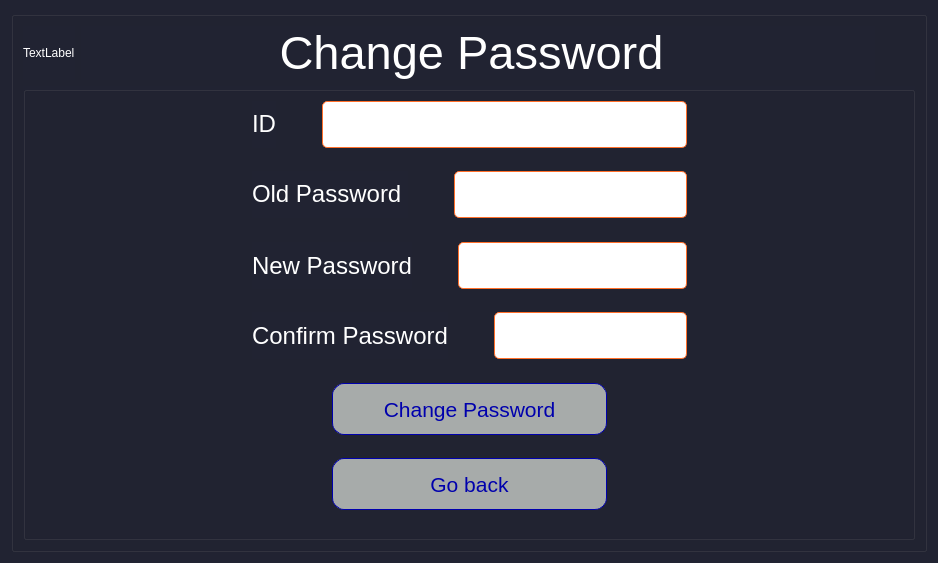
<?xml version="1.0" encoding="UTF-8"?>
<ui version="4.0">
 <class>changePassword</class>
 <widget class="QDialog" name="changePassword">
  <property name="geometry">
   <rect>
    <x>0</x>
    <y>0</y>
    <width>938</width>
    <height>563</height>
   </rect>
  </property>
  <property name="windowTitle">
   <string>Dialog</string>
  </property>
  <property name="styleSheet">
   <string notr="true">QComboBox
{
border: 1px solid;
border-radius: 12px; 
border-color: rgba(33,35,50,255);
color:#0000ad;
	background-color: rgb(255, 255, 255);
}
*{
	background-color: rgba(33,35,50,255);
font-family:Ubuntu Medium;
color:#fff;
}
QLineEdit
{
height:40px;
border: 1px solid;
border-color: rgba(33,35,50,255);
border-radius:10px;
color:rgba(33,35,50,255);
background-color: rgb(255, 255, 255);
}
QPushButton
{
background-color: #a7abaa;
color: rgba(0,0,173,255);
border-radius: 12px; 
border: 1px solid;
border-color: rgba(33,35,50,255);
height:40px;
width:100px;
}
QGroupBox
{
	width:500px;
}</string>
  </property>
  <layout class="QGridLayout" name="gridLayout">
   <item row="0" column="0">
    <widget class="QGroupBox" name="groupBox">
     <property name="styleSheet">
      <string notr="true">QComboBox
{
border: 1px solid;
border-radius: 12px; 
border-color: rgba(33,35,50,255);
color:#0000ad;
	background-color: rgb(255, 255, 255);
}
*{
	background-color: rgba(33,35,50,255);
font-family:Ubuntu;
color:#fff;
}
QLineEdit
{
height:40px;
border: 1px solid;
border-color: rgba(33,35,50,255);
border-radius:10px;
color:rgba(33,35,50,255);
background-color: rgb(255, 255, 255);
}
QPushButton
{
background-color: #a7abaa;
color: rgba(0,0,173,255);
border-radius: 12px; 
border: 1px solid;
border-color: rgba(33,35,50,255);
height:40px;
width:100px;
}
QGroupBox
{
	width:500px;
}</string>
     </property>
     <property name="title">
      <string/>
     </property>
     <layout class="QVBoxLayout" name="verticalLayout_2">
      <item>
       <layout class="QHBoxLayout" name="horizontalLayout_3">
        <item>
         <widget class="QLabel" name="logo3">
          <property name="text">
           <string>TextLabel</string>
          </property>
         </widget>
        </item>
        <item>
         <widget class="QLabel" name="label">
          <property name="sizePolicy">
           <sizepolicy hsizetype="Expanding" vsizetype="Preferred">
            <horstretch>0</horstretch>
            <verstretch>0</verstretch>
           </sizepolicy>
          </property>
          <property name="font">
           <font>
            <family>Ubuntu</family>
            <pointsize>35</pointsize>
           </font>
          </property>
          <property name="text">
           <string>&lt;font color = #fff&gt;Change Password
</string>
          </property>
          <property name="alignment">
           <set>Qt::AlignCenter</set>
          </property>
         </widget>
        </item>
        <item>
         <spacer name="horizontalSpacer_7">
          <property name="orientation">
           <enum>Qt::Horizontal</enum>
          </property>
          <property name="sizeType">
           <enum>QSizePolicy::Preferred</enum>
          </property>
          <property name="sizeHint" stdset="0">
           <size>
            <width>40</width>
            <height>20</height>
           </size>
          </property>
         </spacer>
        </item>
       </layout>
      </item>
      <item>
       <widget class="QGroupBox" name="Login">
        <property name="font">
         <font>
          <family>Ubuntu</family>
          <pointsize>30</pointsize>
         </font>
        </property>
        <property name="styleSheet">
         <string notr="true">color:#fff;</string>
        </property>
        <property name="title">
         <string/>
        </property>
        <layout class="QGridLayout" name="gridLayout_3">
         <item row="2" column="1">
          <layout class="QVBoxLayout" name="verticalLayout_3">
           <item>
            <layout class="QVBoxLayout" name="verticalLayout">
             <item>
              <layout class="QHBoxLayout" name="horizontalLayout">
               <item>
                <widget class="QLabel" name="id">
                 <property name="font">
                  <font>
                   <family>Ubuntu</family>
                   <pointsize>18</pointsize>
                  </font>
                 </property>
                 <property name="text">
                  <string>&lt;font color = #fff&gt;ID</string>
                 </property>
                </widget>
               </item>
               <item>
                <spacer name="horizontalSpacer_3">
                 <property name="orientation">
                  <enum>Qt::Horizontal</enum>
                 </property>
                 <property name="sizeType">
                  <enum>QSizePolicy::Preferred</enum>
                 </property>
                 <property name="sizeHint" stdset="0">
                  <size>
                   <width>40</width>
                   <height>20</height>
                  </size>
                 </property>
                </spacer>
               </item>
               <item>
                <widget class="QLineEdit" name="idLineEdit">
                 <property name="font">
                  <font>
                   <family>Ubuntu</family>
                   <pointsize>16</pointsize>
                  </font>
                 </property>
                 <property name="styleSheet">
                  <string notr="true">border: 1px solid;
border-color: rgb(255, 111, 42);
border-radius:5px;
height:45px;
background-color: rgb(255, 255, 255);
color:#0000ad;</string>
                 </property>
                </widget>
               </item>
              </layout>
             </item>
             <item>
              <spacer name="verticalSpacer_3">
               <property name="orientation">
                <enum>Qt::Vertical</enum>
               </property>
               <property name="sizeType">
                <enum>QSizePolicy::Preferred</enum>
               </property>
               <property name="sizeHint" stdset="0">
                <size>
                 <width>20</width>
                 <height>40</height>
                </size>
               </property>
              </spacer>
             </item>
             <item>
              <layout class="QHBoxLayout" name="horizontalLayout_2">
               <item>
                <widget class="QLabel" name="password">
                 <property name="font">
                  <font>
                   <family>Ubuntu</family>
                   <pointsize>18</pointsize>
                  </font>
                 </property>
                 <property name="text">
                  <string>&lt;font color = #fff&gt;Old Password
</string>
                 </property>
                </widget>
               </item>
               <item>
                <spacer name="horizontalSpacer_4">
                 <property name="orientation">
                  <enum>Qt::Horizontal</enum>
                 </property>
                 <property name="sizeType">
                  <enum>QSizePolicy::Preferred</enum>
                 </property>
                 <property name="sizeHint" stdset="0">
                  <size>
                   <width>40</width>
                   <height>20</height>
                  </size>
                 </property>
                </spacer>
               </item>
               <item>
                <widget class="QLineEdit" name="currentPasswordLineEdit">
                 <property name="font">
                  <font>
                   <family>Ubuntu</family>
                   <pointsize>16</pointsize>
                  </font>
                 </property>
                 <property name="styleSheet">
                  <string notr="true">background-color: rgb(255, 255, 255);
border: 1px solid;
border-color: rgb(255, 111, 42);
border-radius:5px;
height:45px;
color:#0000ad;</string>
                 </property>
                 <property name="echoMode">
                  <enum>QLineEdit::Normal</enum>
                 </property>
                </widget>
               </item>
              </layout>
             </item>
            </layout>
           </item>
           <item>
            <spacer name="verticalSpacer_4">
             <property name="orientation">
              <enum>Qt::Vertical</enum>
             </property>
             <property name="sizeType">
              <enum>QSizePolicy::Preferred</enum>
             </property>
             <property name="sizeHint" stdset="0">
              <size>
               <width>20</width>
               <height>40</height>
              </size>
             </property>
            </spacer>
           </item>
           <item>
            <layout class="QHBoxLayout" name="horizontalLayout_4">
             <item>
              <widget class="QLabel" name="label_3">
               <property name="font">
                <font>
                 <family>Ubuntu</family>
                 <pointsize>18</pointsize>
                </font>
               </property>
               <property name="text">
                <string>New Password</string>
               </property>
              </widget>
             </item>
             <item>
              <spacer name="horizontalSpacer_5">
               <property name="orientation">
                <enum>Qt::Horizontal</enum>
               </property>
               <property name="sizeType">
                <enum>QSizePolicy::Preferred</enum>
               </property>
               <property name="sizeHint" stdset="0">
                <size>
                 <width>40</width>
                 <height>20</height>
                </size>
               </property>
              </spacer>
             </item>
             <item>
              <widget class="QLineEdit" name="newPasswordLineEdit">
               <property name="font">
                <font>
                 <family>Ubuntu</family>
                 <pointsize>16</pointsize>
                </font>
               </property>
               <property name="styleSheet">
                <string notr="true">background-color: rgb(255, 255, 255);
border: 1px solid;
border-color: rgb(255, 111, 42);
border-radius:5px;
height:45px;
color:#0000ad;</string>
               </property>
              </widget>
             </item>
            </layout>
           </item>
           <item>
            <spacer name="verticalSpacer_8">
             <property name="orientation">
              <enum>Qt::Vertical</enum>
             </property>
             <property name="sizeType">
              <enum>QSizePolicy::Preferred</enum>
             </property>
             <property name="sizeHint" stdset="0">
              <size>
               <width>20</width>
               <height>40</height>
              </size>
             </property>
            </spacer>
           </item>
           <item>
            <layout class="QHBoxLayout" name="horizontalLayout_5">
             <item>
              <widget class="QLabel" name="label_4">
               <property name="font">
                <font>
                 <family>Ubuntu</family>
                 <pointsize>18</pointsize>
                </font>
               </property>
               <property name="text">
                <string>Confirm Password</string>
               </property>
              </widget>
             </item>
             <item>
              <spacer name="horizontalSpacer_6">
               <property name="orientation">
                <enum>Qt::Horizontal</enum>
               </property>
               <property name="sizeType">
                <enum>QSizePolicy::Preferred</enum>
               </property>
               <property name="sizeHint" stdset="0">
                <size>
                 <width>40</width>
                 <height>20</height>
                </size>
               </property>
              </spacer>
             </item>
             <item>
              <widget class="QLineEdit" name="confirmPassword">
               <property name="font">
                <font>
                 <family>Ubuntu</family>
                 <pointsize>16</pointsize>
                </font>
               </property>
               <property name="styleSheet">
                <string notr="true">background-color: rgb(255, 255, 255);
border: 1px solid;
border-color: rgb(255, 111, 42);
border-radius:5px;
height:45px;
color:#0000ad;</string>
               </property>
              </widget>
             </item>
            </layout>
           </item>
           <item>
            <spacer name="verticalSpacer">
             <property name="orientation">
              <enum>Qt::Vertical</enum>
             </property>
             <property name="sizeHint" stdset="0">
              <size>
               <width>20</width>
               <height>40</height>
              </size>
             </property>
            </spacer>
           </item>
           <item>
            <widget class="QPushButton" name="changePasswordButton">
             <property name="font">
              <font>
               <family>Ubuntu</family>
               <pointsize>16</pointsize>
              </font>
             </property>
             <property name="cursor">
              <cursorShape>PointingHandCursor</cursorShape>
             </property>
             <property name="styleSheet">
              <string notr="true">background-color: #a7abaa;
color: rgba(0,0,173,255);
border-radius: 12px; 
border: 1px solid;
border-color: #0000ad;
height:50px;
margin-left:80px;
margin-right:80px;</string>
             </property>
             <property name="text">
              <string>Change Password</string>
             </property>
            </widget>
           </item>
           <item>
            <spacer name="verticalSpacer_6">
             <property name="orientation">
              <enum>Qt::Vertical</enum>
             </property>
             <property name="sizeType">
              <enum>QSizePolicy::Preferred</enum>
             </property>
             <property name="sizeHint" stdset="0">
              <size>
               <width>20</width>
               <height>40</height>
              </size>
             </property>
            </spacer>
           </item>
           <item>
            <widget class="QPushButton" name="pushButton_2">
             <property name="font">
              <font>
               <family>Ubuntu</family>
               <pointsize>16</pointsize>
              </font>
             </property>
             <property name="cursor">
              <cursorShape>PointingHandCursor</cursorShape>
             </property>
             <property name="styleSheet">
              <string notr="true">background-color: #a7abaa;
color:rgba(0,0,173,255);
border-radius: 12px; 
border: 1px solid;
border-color: #0000ad;
height:50px;
margin-left:80px;
margin-right:80px;</string>
             </property>
             <property name="text">
              <string>Go back</string>
             </property>
            </widget>
           </item>
           <item>
            <spacer name="verticalSpacer_7">
             <property name="orientation">
              <enum>Qt::Vertical</enum>
             </property>
             <property name="sizeType">
              <enum>QSizePolicy::Preferred</enum>
             </property>
             <property name="sizeHint" stdset="0">
              <size>
               <width>20</width>
               <height>40</height>
              </size>
             </property>
            </spacer>
           </item>
          </layout>
         </item>
         <item row="0" column="1">
          <spacer name="verticalSpacer_5">
           <property name="orientation">
            <enum>Qt::Vertical</enum>
           </property>
           <property name="sizeHint" stdset="0">
            <size>
             <width>20</width>
             <height>40</height>
            </size>
           </property>
          </spacer>
         </item>
         <item row="1" column="1">
          <spacer name="verticalSpacer_2">
           <property name="orientation">
            <enum>Qt::Vertical</enum>
           </property>
           <property name="sizeType">
            <enum>QSizePolicy::Maximum</enum>
           </property>
           <property name="sizeHint" stdset="0">
            <size>
             <width>20</width>
             <height>40</height>
            </size>
           </property>
          </spacer>
         </item>
         <item row="2" column="0">
          <spacer name="horizontalSpacer">
           <property name="orientation">
            <enum>Qt::Horizontal</enum>
           </property>
           <property name="sizeType">
            <enum>QSizePolicy::Expanding</enum>
           </property>
           <property name="sizeHint" stdset="0">
            <size>
             <width>40</width>
             <height>20</height>
            </size>
           </property>
          </spacer>
         </item>
         <item row="2" column="2">
          <spacer name="horizontalSpacer_2">
           <property name="orientation">
            <enum>Qt::Horizontal</enum>
           </property>
           <property name="sizeType">
            <enum>QSizePolicy::Expanding</enum>
           </property>
           <property name="sizeHint" stdset="0">
            <size>
             <width>40</width>
             <height>20</height>
            </size>
           </property>
          </spacer>
         </item>
        </layout>
       </widget>
      </item>
     </layout>
    </widget>
   </item>
  </layout>
 </widget>
 <resources/>
 <connections/>
</ui>
